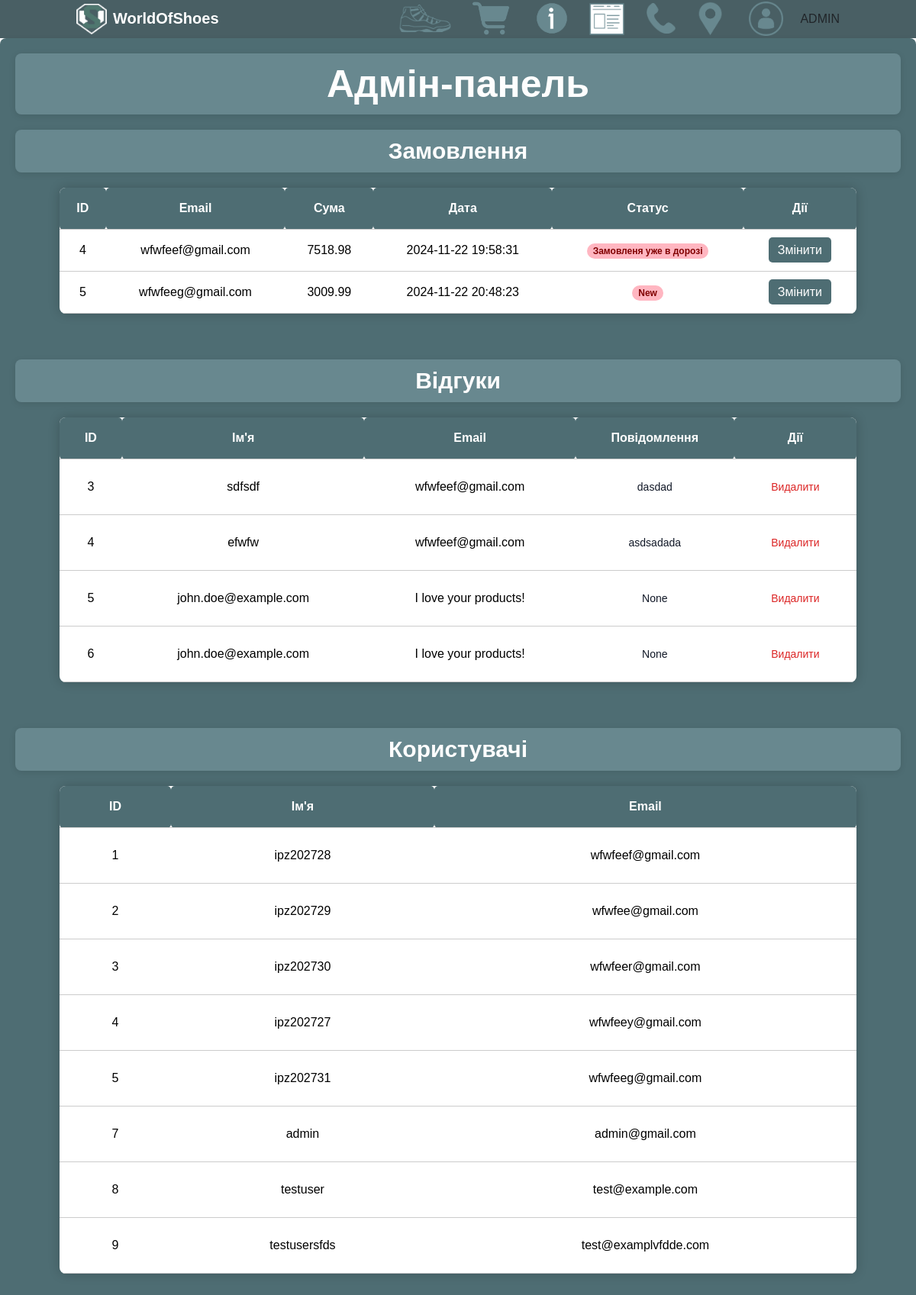
Page /admin (signed in) on the earlier database version.
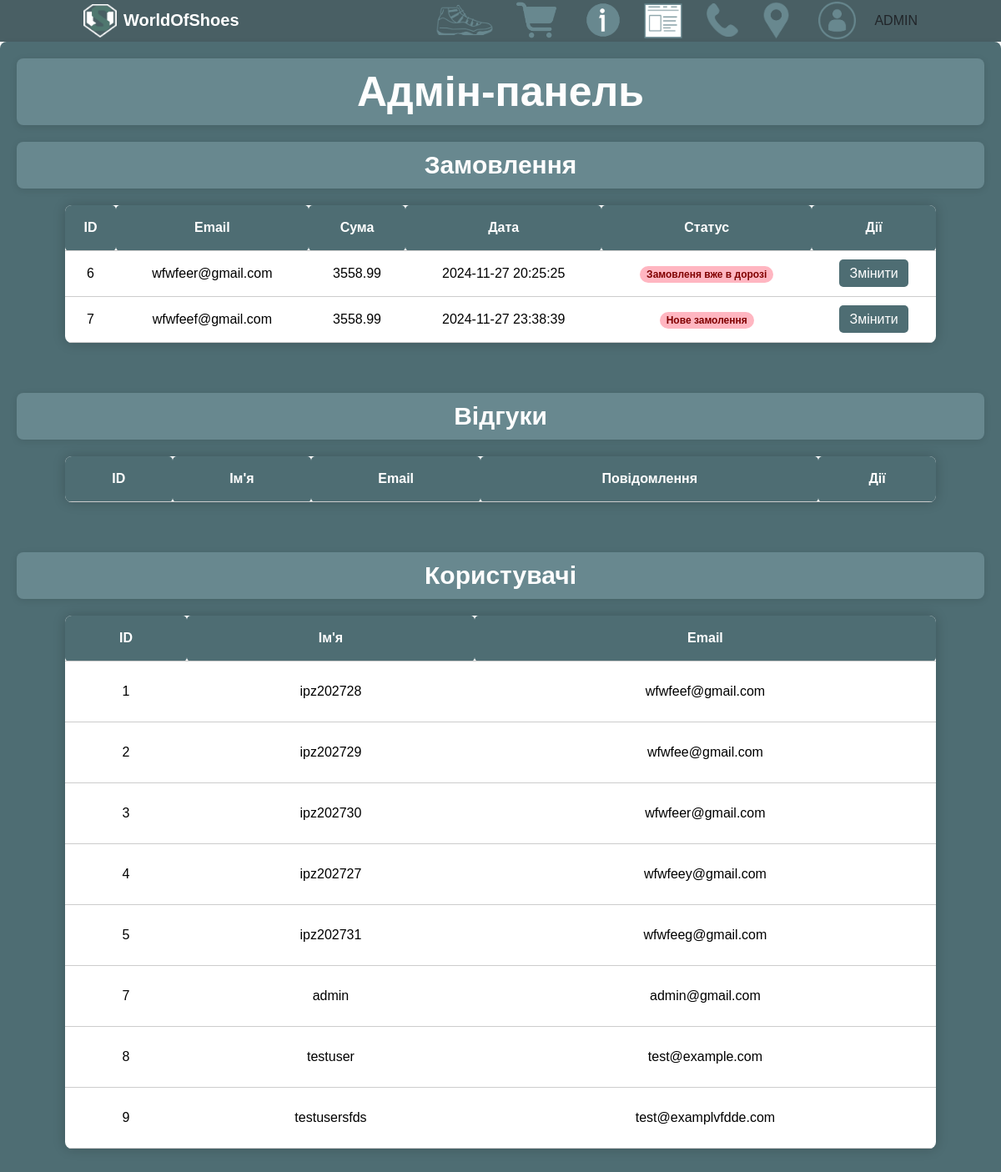
Same page on the later database version.
### tables this page shows
CREATE TABLE orders (id INTEGER PRIMARY KEY AUTOINCREMENT, email TEXT, address TEXT, total_price REAL, status TEXT, date TEXT);

CREATE TABLE feedback (id INTEGER PRIMARY KEY AUTOINCREMENT, name TEXT, email TEXT, message TEXT);

CREATE TABLE "users" (
	"id"	INTEGER,
	"username"	TEXT NOT NULL UNIQUE,
	"email"	TEXT NOT NULL UNIQUE,
	"password"	INTEGER NOT NULL UNIQUE,
	"is_admin"	INTEGER DEFAULT 0,
	PRIMARY KEY("id" AUTOINCREMENT)
);

### routes/admin.py (the view)
@admin_bp.route('/admin')
def admin():
    if session.get('is_admin') is not True:  # Перевірка, чи є в сесії ключ is_admin
        flash('У вас немає прав адміна')
        return redirect(url_for('base'))
    conect = get_db_connection()
    feedback = conect.execute('SELECT * FROM feedback').fetchall()
    users = conect.execute('SELECT * FROM users').fetchall()
    conect.close()
    orders = get_orders()
    return render_template('admin.html', orders=orders, feedback=feedback, users=users)

### models.py (called while the page is built)
def get_db_connection():
    conn = sqlite3.connect('WorldOfShoes/flaskProject/db world of shoes.db')
    conn.row_factory = sqlite3.Row
    return conn

def get_orders():
    conn = get_db_connection()
    orders = conn.execute('SELECT * FROM orders').fetchall()
    conn.close()
    return orders

### templates/admin.html (shortened to what this page needs)
{% extends "base.html" %}
{% block content %}
<link rel="stylesheet" href="{{ url_for('static', filename='css/admin.css') }}">
<div class="adminbg">
    <h1 style="text-align: center; font-size: 50px; margin-bottom: 20px;">Адмін-панель</h1>
    <div>
        <h1 style="text-align: center; font-size: 30px;">Замовлення</h1>
        <div>
            <table style="width: 90%; margin: 20px auto;" class="bg">
                <thead>
                    <tr>
                        <th>ID</th>
                        <th>Email</th>
                        <th>Сума</th>
                        <th>Дата</th>
                        <th>Статус</th>
                        <th>Дії</th>
                    </tr>
                </thead>
                <tbody>
                    {% for order in orders %}
                        <tr style="text-align: center;">
                            <td >{{ order['id'] }}</td>
                            <td >{{ order['email'] }}</td>
                            <td>{{ order['total_price'] }}</td>
                            <td >{{ order['date'] }}</td>
                            <td>
                                <span class="px-2 inline-flex text-xs leading-5 font-semibold rounded-full
                                    {% if order['status'] == 'Обробляємо замовлення' %}status-processing
                                    {% elif order['status'] == 'Замовлення вже в дорозі' %}status-shipped
                                    {% elif order['status'] == 'Замовлення було доставлено успішно' %}status-delivered
                                    {% else %}status-cancelled{% endif %}">
                                    {{ order['status'] }}
                                </span>
                            </td>
                            <td><a href="{{url_for('admin.details', order_id=order['id'])}}" class="button-action">Змінити</a></td>
                        </tr>
                    {% endfor %}
                </tbody>
            </table>
        </div>
    </div>
    <div>
        <h1 style="text-align: center; font-size: 30px; margin-top: 60px;">Відгуки</h1>
        <div>
            <table style="width: 90%; margin: 20px auto;" class="bg">
                <thead>
                    <tr>
                        <th>ID</th>
                        <th>Ім'я</th>
                        <th>Email</th>
                        <th>Повідомлення</th>
                        <th>Дії</th>
                    </tr>
                </thead>
                <tbody>
                {% for item in feedback %}
                <td class="py-4 px-4 whitespace-nowrap">{{ item['id'] }}</td>
                        <td class="py-4 px-4 whitespace-nowrap">{{ item['name'] }}</td>
                        <td class="py-4 px-4 whitespace-nowrap">{{ item['email'] }}</td>
                        <td class="py-4 px-4">
                            <div class="text-sm text-gray-900 truncate max-w-xs">{{ item['message'] }}</div>
                        </td>
                        <td class="py-4 px-4 whitespace-nowrap text-sm font-medium">
                            <form action="{{ url_for('admin.delete_feedback', id=item['id']) }}" method="post">
                                <button type="submit" class="text-red-600 hover:text-red-900">Видалити</button>
                            </form>
                        </td>
                    {% endfor %}
                </tbody>
            </table>
        </div>
    </div>
    <h1 style="text-align: center; font-size: 30px; margin-top: 60px;">Користувачі</h1>
    <div>
    <table style="width: 90%; margin: 20px auto;" class="bg">
        <thead>
            <tr>
                <th>ID</th>
                <th>Ім'я</th>
                <th>Email</th>
            </tr>
        </thead>
        <tbody>
            {% for user in users %}
            <tr>
                <td class="py-4 px-4 whitespace-nowrap">{{ user['id'] }}</td>
                <td class="py-4 px-4 whitespace-nowrap">{{ user['username'] }}</td>
                <td class="py-4 px-4 whitespace-nowrap">{{ user['email'] }}</td>
            </tr>
            {% endfor %}
        </tbody>
    </table>
</div>
</div>
{% endblock %}

### templates/base.html (shortened to what this page needs)
<!DOCTYPE html>
<html lang="uk">
<head>
    <link href="https://cdn.jsdelivr.net/npm/bootstrap@5.3.1/dist/css/bootstrap.min.css" rel="stylesheet">
    <link href="https://cdn.jsdelivr.net/npm/bootstrap@5.3.1/dist/css/bootstrap.min.css" rel="stylesheet">
    <script src="https://cdn.tailwindcss.com"></script>
</head>
<body class="div1" style="background-color:rgb(255, 255, 255);">
   <nav class="div2" style="background-color:rgb(73, 95, 100); height:50px;">
        <div class="container mx-auto flex justify-between items-center">
            <div class="flex items-center space-x-2">
                <a href="">
                    <img src="{{ url_for('static', filename='icons/favicon.ico') }}" width="40" height="40" style="margin-top: -25%; margin-right: 0%;" >
                </a>
                <a href="/" class="text-white text-xl font-bold transition-transform duration-300 hover:scale-110" style="margin-bottom: 7%;">WorldOfShoes</a>
            </div>
            <div class="hidden md:flex space-x-4" >
                <div class="hidden md:flex space-x-4" style="margin-top: 3px;">
                <a href="/catalog" class="image-container5">
                    <img src="{{ url_for('static', filename='icons/shoe_light.png') }}" width="70" height="70" style="margin-top: -20%;">
                </a>
                <a href="/cart" class="image-container7">
                    <img src="{{ url_for('static', filename='icons/trolley_light.png') }}" width="50" height="50" style="margin-top: -9%; margin-left: 20%;">
                </a>
                <a href="/about" class="image-container2">
                    <img src="{{ url_for('static', filename='icons/more_about_us_light.png') }}" width="70" height="70" style="margin-top: -20%; margin-left: 20%;">
               </a>
                <a href="/home"class="image-container1">
                    <img src="{{ url_for('static', filename='icons/blog_icon_light.png') }}" width="70" height="70" style="margin-top: -18%;">
                </a>
                <a href="/contacts" class="image-container">
                    <img src="{{ url_for('static', filename='icons/phone_light_1.png') }}" width="40" height="40" style="margin-top: 2%;">
                </a>
                <a href="/location" class="image-container3">
                    <img src="{{ url_for('static', filename='icons/pin_location_light.png') }}" width="57" height="57" style="margin-top: -13%;">
                </a>
                {% if 'user_id' in session %}
                        <a href="/profile" class="text-white hover:text-blue-200 transition-colors duration-300 hover:underline">
                            <img src="{{ url_for('static', filename='icons/user_icon_light.png') }}" width="57" height="57" style="margin-top: -13%;">
                        </a>
                        {% if session.get('is_admin') %}
                        <a href="/admin" style="margin-top: 10px;">
                            <button>ADMIN</button>
                        </a>
                        {% endif %}
                {% else %}
                        <a href="/login" class="image-container9">
                            <img src="{{ url_for('static', filename='icons/user_icon_light.png') }}" width="57" height="57" style="margin-top: -13%;">
                        </a>
                {% endif %}
                </div>
            </div>
        </div>
    </nav>
    {% block content %}{% endblock %}
</body>
</html>

### static/css/admin.css (style rules this page uses)
body { font-family: Arial, sans-serif; background-color: #f9f9f9; }
.adminbg { padding: 40px; background-color: #f1f1f1; max-width: 1400px; margin: 0 auto; border-radius: 8px; box-shadow: 0 4px 10px rgba(0, 0, 0, 0.1); }
h1 { background-color: rgb(104, 136, 143); padding: 10px; margin-bottom: 30px; border-radius: 8px; box-shadow: 0 2px 8px rgba(0, 0, 0, 0.1); }
table { width: 100%; border-collapse: collapse; margin: 0 auto; }
table th, table td { padding: 12px; text-align: center; font-size: 16px; border-bottom: 1px solid #ddd; color: #000000; }
table th { background-color: rgb(104, 136, 143); font-weight: bold; border-radius: 5px; }

### templates/base.html (style rules this page uses)
body { font-family: 'Arial', sans-serif; }
.image-container img { transition: 0.3s; }
.image-container1 img { transition: 0.3s; }
.image-container2 img { transition: 0.3s; }
.image-container3 img { transition: 0.3s; }
.image-container7 img { transition: 0.3s; }

### templates/admin.html (style rules this page uses)
.adminbg { background-color: #4E6D73; padding: 20px; border-radius: 8px; }
h1 { font-size: 40px; color: #fefefe; font-weight: bold; text-align: center; }
table.bg { width: 90%; margin: 20px auto; border-collapse: collapse; background-color: #FFFFFF; box-shadow: 0px 0px 15px rgba(0, 0, 0, 0.2); border-radius: 8px; overflow: hidden; }
table.bg th, table.bg td { padding: 15px; text-align: center; border-bottom: 1px solid #ccc; }
table.bg th { background-color: #4E6D73; color: #FFFFFF; font-weight: bold; }
.status-cancelled { background-color: #FFB6C1; color: #800000; }
a.button-action { padding: 8px 12px; color: #FFFFFF; background-color: #4E6D73; border-radius: 5px; text-decoration: none; transition: background-color 0.3s; }
h1 { font-size: 36px; color: #fefefe; font-weight: bold; text-align: center; margin-bottom: 20px; }

Differences in the rows shown:
removed orders: id "4", email "wfwfeef@gmail.com", total_price "7518.98", date "2024-11-22 19:58:31", status "Замовленя уже в дорозі"
removed orders: id "5", email "wfwfeeg@gmail.com", total_price "3009.99", date "2024-11-22 20:48:23", status "New"
removed feedback: id "3", name "sdfsdf", email "wfwfeef@gmail.com", message "dasdad"
removed feedback: id "4", name "efwfw", email "wfwfeef@gmail.com", message "asdsadada"
removed feedback: id "5", name "john.doe@example.com", email "I love your products!", message "None"
removed feedback: id "6", name "john.doe@example.com", email "I love your products!", message "None"
added orders: id "6", email "wfwfeer@gmail.com", total_price "3558.99", date "2024-11-27 20:25:25", status "Замовленя вже в дорозі"
added orders: id "7", email "wfwfeef@gmail.com", total_price "3558.99", date "2024-11-27 23:38:39", status "Нове замолення"
